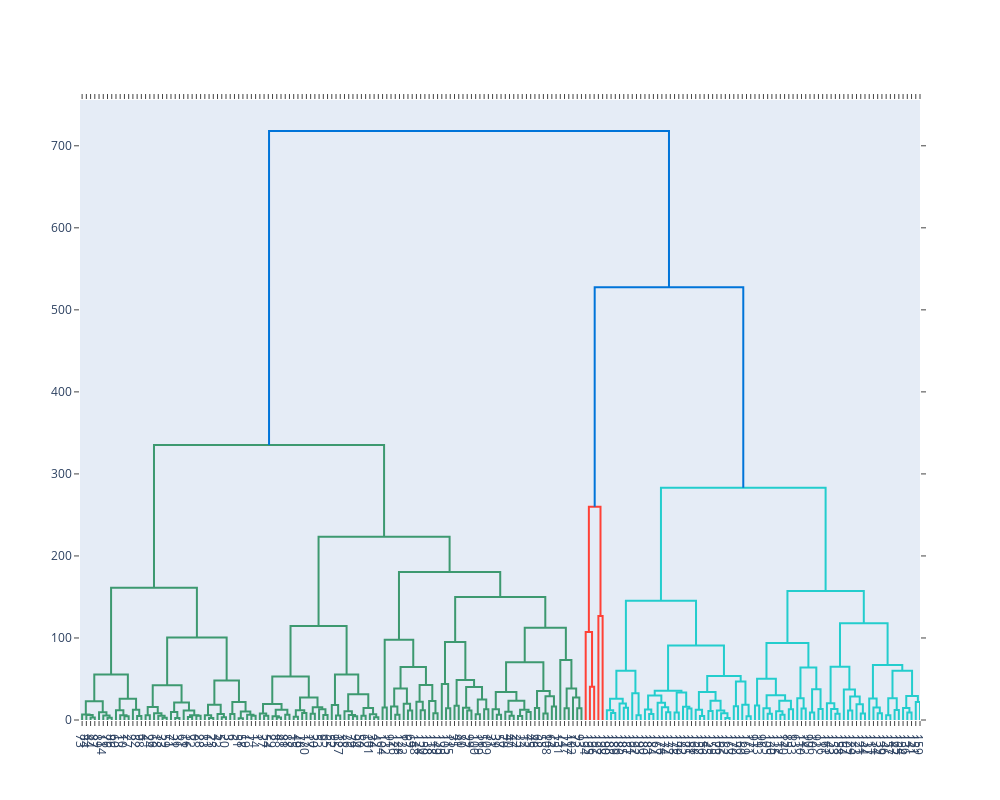

Write notebook code for a chart like this one.
### Markdown cell above
I visualize the X_hc_data with Plotly library. I do the dendrogram because The main output of Hierarchical Clustering is a dendrogram, which shows the hierarchical relationship between the clusters.

### Code cell
import plotly.figure_factory as ff
from scipy.cluster.hierarchy import linkage

merg = linkage(X_hc_data, method="ward")

fig = ff.create_dendrogram(merg)
fig.update_layout(width=1000, height=800)
fig.show()
